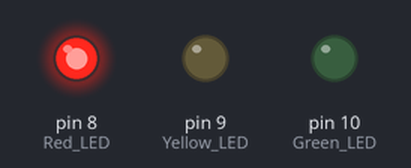
This sketch was run on a simulated Arduino Uno, built with avr-gcc and run on an emulated ATmega328P. On the bench: output pins drawn as LEDs (lit = HIGH).

Above: at 1.5 s.
At 3.5 s:
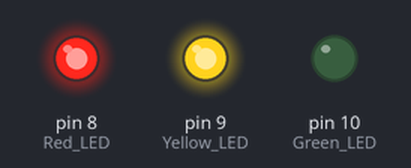
At 5.5 s:
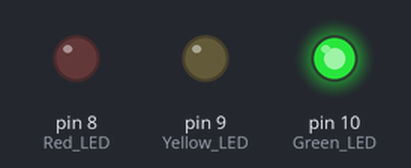
At 7.5 s:
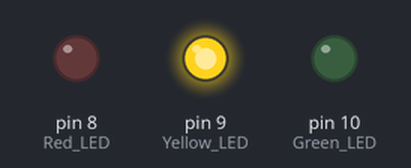
Timing chart, 0 to 10.4 s (numbered marks = the images above):
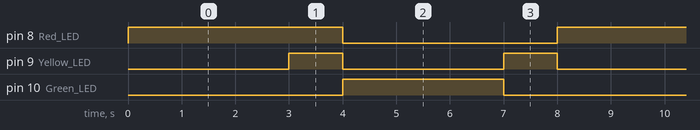

Measured:
- by itself, pin 8 (Red_LED): alternates HIGH for 4.0 s and LOW for 4.0 s
- by itself, pin 9 (Yellow_LED): alternates HIGH for 1.0 s and LOW for 3.0 s
- by itself, pin 10 (Green_LED): alternates HIGH for 3.0 s and LOW for 5.0 s

The sketch:

Smart_Traffic_Light.ino
```cpp
void setup() {
  pinMode(8, OUTPUT);   // Red LED
  pinMode(9, OUTPUT);   // Yellow LED
  pinMode(10, OUTPUT);  // Green LED
}

void loop() {

  // RED
  digitalWrite(8, HIGH);
  digitalWrite(9, LOW);
  digitalWrite(10, LOW);
  delay(3000);

  // RED + YELLOW
  digitalWrite(8, HIGH);
  digitalWrite(9, HIGH);
  digitalWrite(10, LOW);
  delay(1000);

  // GREEN
  digitalWrite(8, LOW);
  digitalWrite(9, LOW);
  digitalWrite(10, HIGH);
  delay(3000);

  // YELLOW
  digitalWrite(8, LOW);
  digitalWrite(9, HIGH);
  digitalWrite(10, LOW);
  delay(1000);
}
```
